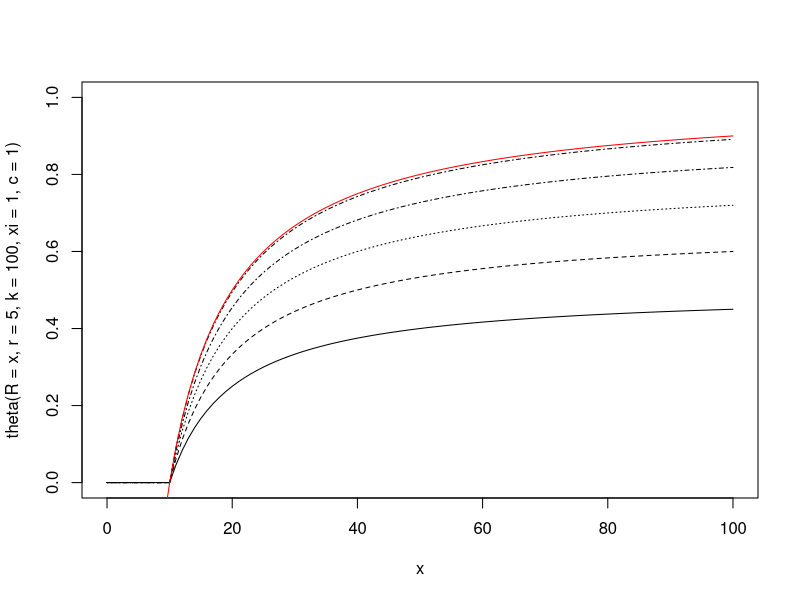
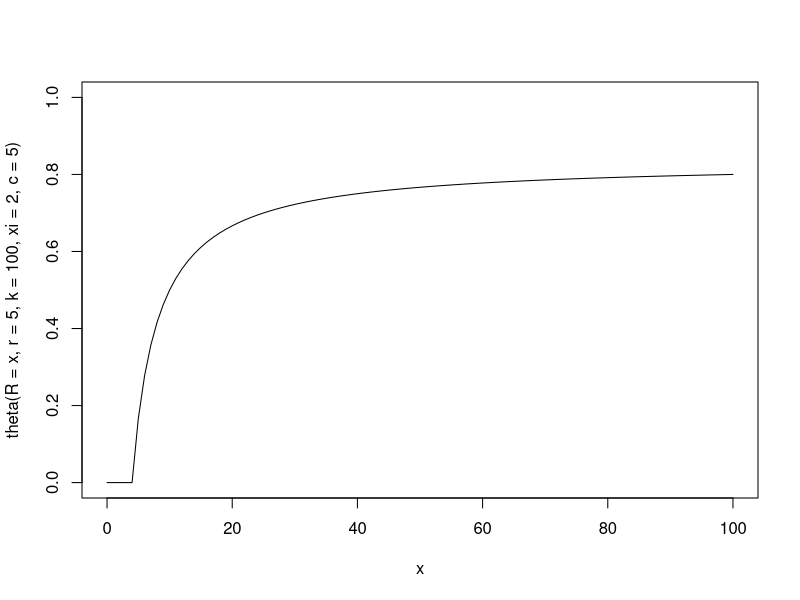
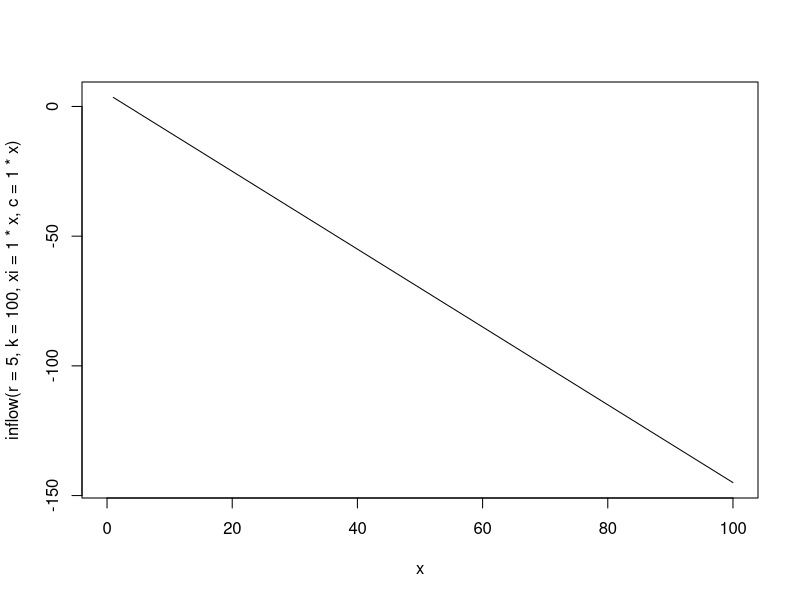
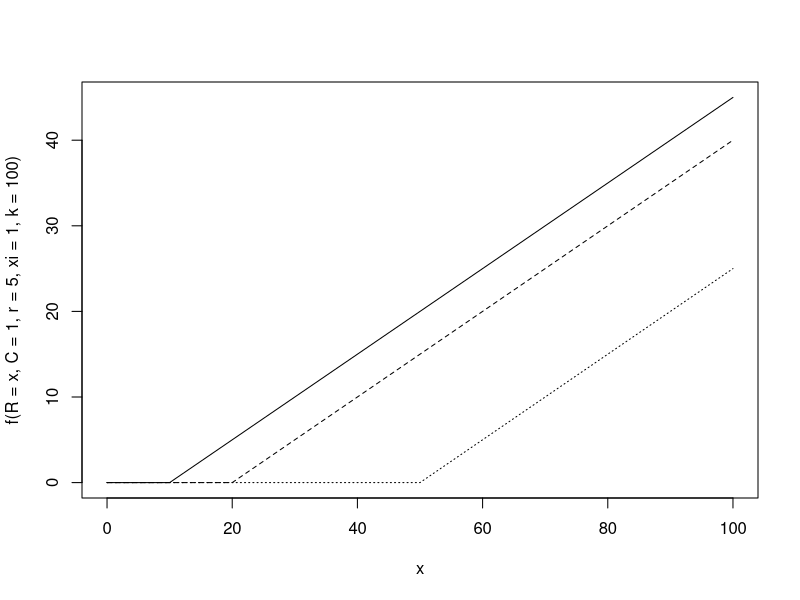
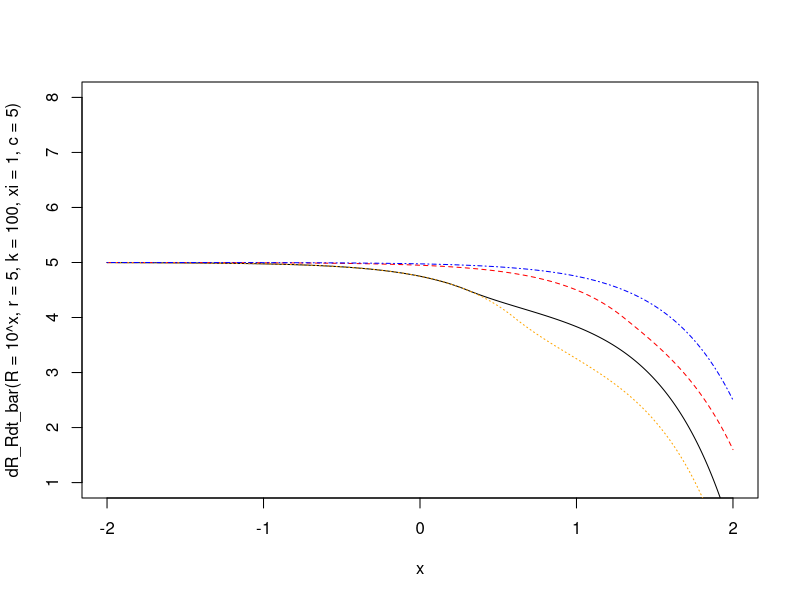
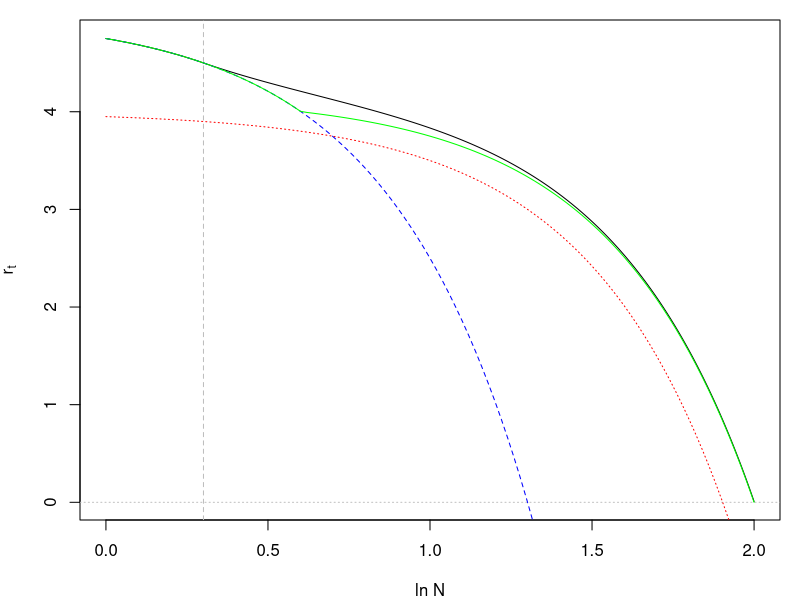
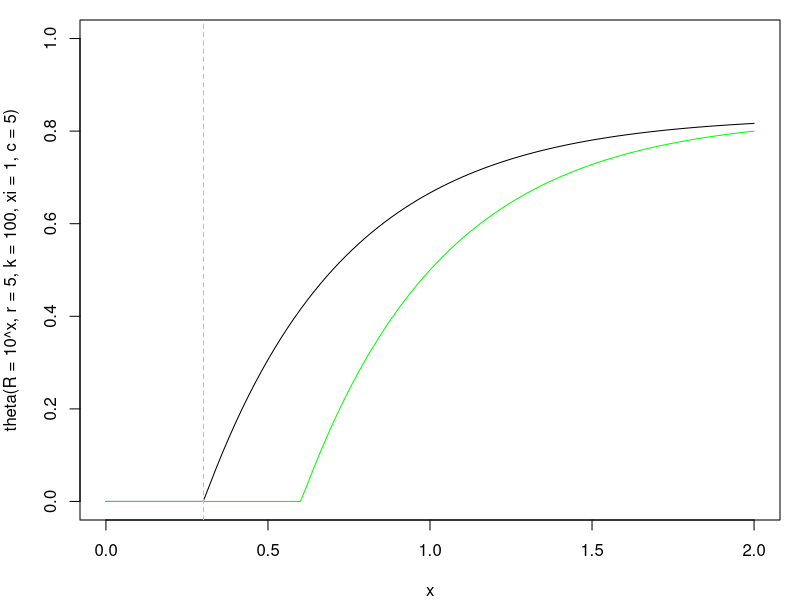
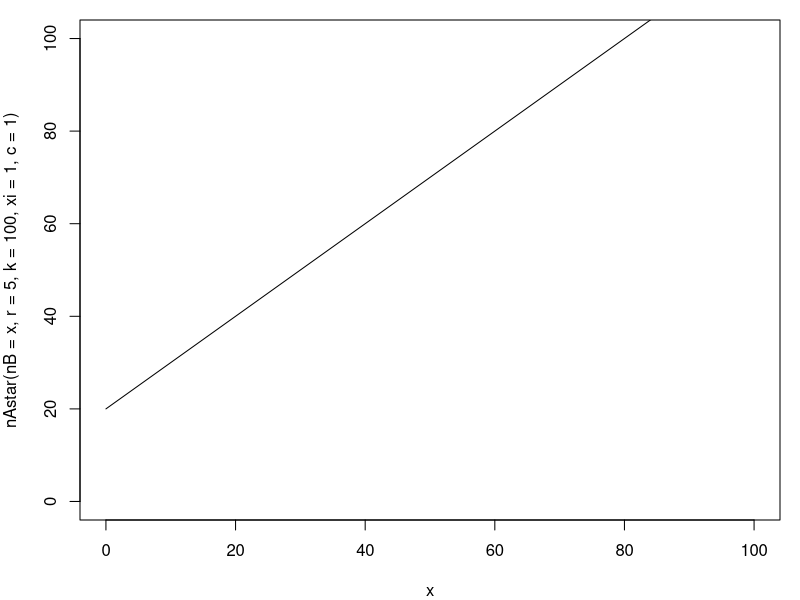

These figures' R source, in order:
### Effects of refuges on attack rates and functional response ###

# Functions ---------------------------------------------------------------

drdtheta <- function(R,r,k,xi,c,theta){
  2*r/k*(c(1-theta)-theta)*R - xi
}

theta <- function(R,r,k,xi,c){
  p <-  c/(c+1) * (1-xi*k/(2*r*c*R)) 
  p[p<=0] <- 0
  p[p>=1] <- 1
  return(p)
}

theta2 <- function(R,r,k,xi,c){
  p <-  c/(c+1) * (1-xi*k/(r*c*R)) 
  p[p<=0] <- 0
  p[p>=1] <- 1
  return(p)
}

Rstar <- function(r,k,xi,c){
  xi*k/(2*r*c)
}

dR_Rdt <- function(R,r,k,xi,c){
  r*(1-c*R/k) - xi
}

inflow <- function(r,k,xi,c){
  R_A <- Rstar(r,k,xi,c)
  dR_Rdt(R=R_A,r,k,xi,c)
}

thetastar <- function(c){
  c/(1+c)
}

f <- function(R,C,r,k,xi=1,c=1){
  theta <- theta(R,r,k,xi*C,c)
  theta * R
}

dR_Rdt_bar <- function(R,r,k,xi,c){
  theta <- theta(R,r,k,xi,c)
  (1-theta) * dR_Rdt((1-theta)*R,r,k,xi=0,c) + theta * dR_Rdt(theta*R,r,k,xi,c=1)
}

dR_Rdt_bar2 <- function(R,r,k,xi,c){
  theta <- theta2(R,r,k,xi,c)
  (1-theta) * dR_Rdt((1-theta)*R,r,k,xi=0,c) + theta * dR_Rdt(theta*R,r,k,xi,c=1)
}

nAstar <- function(nB,r,k,xi,c){
  1/c*(xi*k/r+nB)
}

irate <- function(nB,r,k,xi,c){
  nA <- nAstar(nB,r,k,xi,c)
  theta <- theta(nA+nB,r,k,xi,c)
  theta * dR_Rdt(nA,r,k,xi=0,c) * nA - (1-theta) * dR_Rdt(nB,r,k,xi,c=1) * nB
}

# gain from protected - loss of increase to protected
# = A production * allocation determined by theta
# = mean total growth rate of pop - mean growth rate of B portion

# dR_dt_plus <- function(nB,r,k,xi,c){
#   dR_Rdt(nB,r,k,xi,c)*nB + irate(nB,r,k,xi,c)
# }

dR_dt_plus <- function(nB,r,k,xi,c,xi2=0){
  nA <- nAstar(nB,r,k,xi,c)
  theta <- theta(nA+nB,r,k,xi,c)
   ( dR_Rdt(nA,r,k,xi=0,c)*nA + (dR_Rdt(nB,r,k,xi,c=1)-xi2)*nB )
}

# Optimal habitat selection -----------------------------------------------

curve(theta(R=x,r=5,k=100,xi=1,c=1),xlim=c(0,100),ylim=c(0,1))
curve(theta(R=x,r=5,k=100,xi=2,c=2),add=T,lty=2)
curve(theta(R=x,r=5,k=100,xi=4,c=4),add=T,lty=3)
curve(theta(R=x,r=5,k=100,xi=10,c=10),add=T,lty=4)
curve(theta(R=x,r=5,k=100,xi=100,c=100),add=T,lty=4)
curve((x-10)/x,add=T,col="red")

curve(theta(R=x,r=5,k=100,xi=2,c=5),xlim=c(0,100),ylim=c(0,1))

Rstar(r=5,k=100,xi=1,c=1)
curve(inflow(r=5,k=100,xi=1*x,c=1*x),xlim=c(0,100))
thetastar(c=100)

curve(f(R=x,C=1,r=5,xi=1,k=100),xlim=c(0,100))
curve(f(R=x,C=2,r=5,xi=1,k=100),add=T,lty=2)
curve(f(R=x,C=5,r=5,xi=1,k=100),add=T,lty=3)

# Mean growth rate --------------------------------------------------------

curve(dR_Rdt_bar(R=10^x,r=5,k=100,xi=1,c=5),xlim=c(-2,2),ylim=c(1,8),n=10^3)
curve(dR_Rdt_bar(R=10^x,r=5,k=100,xi=2,c=1),add=T,lty=2,n=10^3,col="red")
curve(dR_Rdt_bar(R=10^x,r=5,k=100,xi=2,c=5),add=T,lty=3,n=10^3,col="orange")
curve(dR_Rdt_bar(R=10^x,r=5,k=100,xi=0,c=1),add=T,lty=4,n=10^3,col="blue")

par(mar=c(4,4,1,1))
curve(dR_Rdt_bar(R=10^x,r=5,k=100,xi=1,c=5),xlim=c(0,2),n=10^3,xlab="ln N",ylab=expression(r[t]))
abline(h=0,lty=3,col="gray")
abline(v=log10(Rstar(r=5,k=100,xi=1,c=5)),col="gray",lty=2)
curve(dR_Rdt(R=10^x,r=5,k=100,xi=0,c=5),add=T,col="blue",lty=2)
curve(dR_Rdt(R=10^x,r=5,k=100,xi=1,c=1),add=T,col="red",lty=3)
curve(dR_Rdt_bar2(R=10^x,r=5,k=100,xi=1,c=5),col="green",add=T)

curve(theta(R=10^x,r=5,k=100,xi=1,c=5),xlim=c(0,2),ylim=c(0,1))
curve(theta2(R=10^x,r=5,k=100,xi=1,c=5),add=T,col="green")
abline(v=log10(Rstar(r=5,k=100,xi=1,c=5)),col="gray",lty=2)

curve(nAstar(nB=x,r=5,k=100,xi=1,c=1),xlim=c(0,100),ylim=c(0,100),n=10^3)

# Immigration rates -------------------------------------------------------

### varying intercept (r and k in the same way)

curve(irate(nB=x,r=5,k=100,xi=1,c=1),xlim=c(0,125),n=10^3,
      xlab=expression(N[B]),ylab="i")
curve(irate(nB=x,r=0.8*5,k=0.8*100,xi=1,c=1),add=T,lty=2)
curve(irate(nB=x,r=0.6*5,k=0.6*100,xi=1,c=1),add=T,lty=3)
curve(irate(nB=x,r=5,k=100,xi=0,c=1),add=T,col="red")
  # B is independent of A when have identical growth functions
abline(h=0,lty=3,col="gray")

curve(irate(nB=x,r=5,k=100,xi=1,c=1)/x,xlim=c(2,125),n=10^3,
      xlab=expression(N[B]),ylab=expression(i/N[B]))
curve(irate(nB=x,r=0.8*5,k=0.8*100,xi=1,c=1)/x,add=T,lty=2)
curve(irate(nB=x,r=0.6*5,k=0.6*100,xi=1,c=1)/x,add=T,lty=3)
curve(irate(nB=x,r=5,k=100,xi=0,c=1)/x,add=T,col="red")
abline(h=0,lty=3,col="gray")

  # but this assumes that all individuals produced by A will move to B
  # how to siphon-off the individuals that stay in A, 
  # (as well as those that move from B->A)?

### varying k

curve(irate(nB=x,r=5,k=100,xi=1,c=1),xlim=c(0,125),n=10^3,
      ylab="absolute immigration")
curve(irate(nB=x,r=5,k=0.8*100,xi=1,c=1),add=T,lty=2)
curve(irate(nB=x,r=5,k=0.6*100,xi=1,c=1),add=T,lty=3)
  # NB: this is changing the k of *both* protected and exposed by the same fraction
abline(h=0,lty=3,col="gray")

### varying relative intercept (consumption)

curve(irate(nB=x,r=5,k=100,xi=2,c=1),xlim=c(0,125),n=10^3,
      ylab="absolute immigration")
curve(irate(nB=x,r=5,k=100,xi=1,c=1),add=T,lty=2)
curve(irate(nB=x,r=5,k=100,xi=0.5,c=1),add=T,lty=3)
  # higher consumption rate ->
  #   higher immigration at low B densities (because more sheltering in A)
  #   lower immigration at higher B densities (because more leave for A)
abline(h=0,lty=3,col="gray")

### varying relative k 

curve(irate(nB=x,r=5,k=100,xi=1,c=1),xlim=c(0,125),n=10^3,
      ylab="absolute immigration")
curve(irate(nB=x,r=5,k=100,xi=1,c=2),add=T,lty=2)
curve(irate(nB=x,r=5,k=100,xi=1,c=5),add=T,lty=3)
  # smaller k -> protected acts more like constant immigration
abline(h=0,lty=3,col="gray")

# Overall growth rate -----------------------------------------------------

curve(dR_dt_plus(nB=x,r=5,k=100,xi=0.5,c=1),xlim=c(0,125),n=10^3,
      xlab=expression(N[B]),ylab=expression(delta*N[B]/delta*t)
      )
curve(dR_dt_plus(nB=x,r=5,k=100,xi=1,c=1),n=10^3,add=T,lty=2)
curve(dR_dt_plus(nB=x,r=5,k=100,xi=2,c=1),n=10^3,add=T,lty=3)

curve(dR_Rdt(R=x,r=5,k=100,xi=0.5,c=1)*x,n=10^3,add=T,lty=1,col="red")
curve(dR_Rdt(R=x,r=5,k=100,xi=1,c=1)*x,n=10^3,add=T,lty=2,col="red")
curve(dR_Rdt(R=x,r=5,k=100,xi=2,c=1)*x,n=10^3,add=T,lty=3,col="red")

abline(h=0,lty=3,col="gray")
  # higher consumer pressure -> 
  #   higher immigration at low densities
  #   but lower growth at higher densities 
  #   (because of higher death rates and higher immmigration rates)
  # habitat selection -> stabilising:
  #   higher growth below K
  #   but lower growth above K

# Proportional refuge -----------------------------------------------------

curve(dR_dt_plus(nB=x,r=5,k=100,xi=0,c=1,xi2=1),xlim=c(0,125),n=10^3,
      xlab=expression(N[B]),ylab=expression(delta*N[B]/delta*t)
)
curve(dR_Rdt(x,r=5,k=100,xi=1,c=1)*x,add=T,col="red")


# Trial growth functions --------------------------------------------------

dR_dt_plus2 <- function(nB,r,k,xi,c){
  nA <- nAstar(nB,r,k,xi,c)
  theta <- theta(nA+nB,r,k,xi,c) # theta calculated using NEW variables
  theta * ( nA*(r*(1-c*nA/k)) +  nB*(r*(1-nB/k) - xi) )
}

dR_dt_plus3 <- function(nB,r,k,xi,c){
  ((-k * xi + k * r - nB * r) * (2* c *nB *r + k *xi + 2 *nB *r))/(2 *(c + 1)* k *r)
}

curve(dR_dt_plus2(nB=x,r=5,k=100,xi=0.5,c=1),xlim=c(0,125),n=10^3,
      xlab=expression(N[B]),ylab=expression(delta*N[B]/delta*t)
)
curve(dR_dt_plus2(nB=x,r=5,k=100,xi=1,c=1),n=10^3,add=T,lty=2)
curve(dR_dt_plus2(nB=x,r=5,k=100,xi=2,c=1),n=10^3,add=T,lty=3)

curve(dR_dt_plus3(nB=x,r=5,k=100,xi=0.5,c=1),xlim=c(0,125),n=10^3,
      xlab=expression(N[B]),ylab=expression(delta*N[B]/delta*t)
)
curve(dR_dt_plus3(nB=x,r=5,k=100,xi=1,c=1),n=10^3,add=T,lty=2)
curve(dR_dt_plus3(nB=x,r=5,k=100,xi=2,c=1),n=10^3,add=T,lty=3)

dR_dt_plus4 <- function(nB,r,k,xi,c){
 1/c*((1+c)*dR_Rdt(nB,r,k,xi,c=1) + xi*k/nB*(1-xi/r))
}
  
curve(dR_dt_plus4(nB=x,r=5,k=100,xi=0.5,c=1),n=10^3,add=T,col="blue")

dR_Rdt_bar2 <- function(nB,r,k,xi,c){
  r - 1/k*( nB+xi*k/r*( 1 - c*nB/( (c+1)*nB+xi*k/r) ) )
}

curve(dR_Rdt_bar(R=10^x,r=5,k=100,xi=1,c=5),xlim=c(-2,2),ylim=c(1,8),n=10^3)
curve(dR_Rdt_bar2(nB=10^x,r=5,k=100,xi=1,c=5),xlim=c(-2,2),ylim=c(1,8),n=10^3)


# Dynamic changes with consumer density -----------------------------------

# Is this similar to consumer interference?
#   Yes: lower feeding rates at higher consumer densities
#   No: affects DD of resource population too
